Frame 1 (no input): blank canvas, image omitted
Frame 60 (no input): blank canvas, image omitted
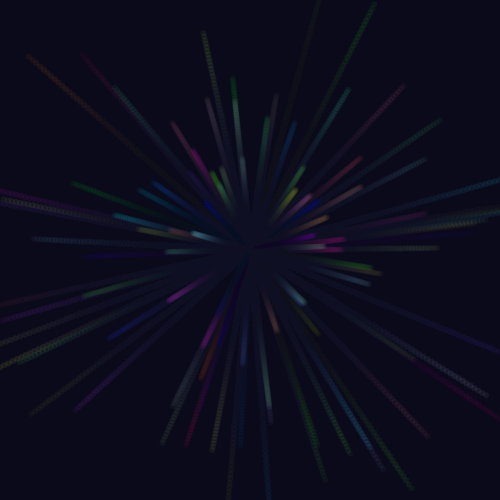
Frame 120 (the mouse pressed at the canvas centre since frame 60)

The p5.js sketch whose frames 1 and 60 were blank and that drew this single picture after the mouse press (run headless with seeded random() and noise() and a simulated clock; from frame 60 on, the mouse is pressed at the canvas centre):

// p5.js sketch
// ── sketch.js
let particles = [];
let gravity;

function setup() {
  createCanvas(500, 500);
  gravity = createVector(0, 0.05);
  background(10);
}

function draw() {
  background(10, 10, 30, 25);

  for (let i = particles.length - 1; i >= 0; i--) {
    let p = particles[i];
    p.update();
    p.show();

    if (p.finished()) {
      particles.splice(i, 1);
    }
  }
}

function mousePressed() {
  for (let i = 0; i < 100; i++) {
    particles.push(new Particle(mouseX, mouseY));
  }
}

class Particle {
  constructor(x, y) {
    this.pos = createVector(x, y);
    this.vel = p5.Vector.random2D();
    this.vel.mult(random(1, 5));
    this.acc = gravity.copy();
    this.lifespan = 255;
    this.color = color(random(255), random(255), random(255));
  }

  applyForce(force) {
    this.acc.add(force);
  }

  update() {
    this.vel.add(this.acc);
    this.pos.add(this.vel);
    this.acc.mult(0);
    this.lifespan -= 4;
  }

  finished() {
    return this.lifespan < 0;
  }

  show() {
    noStroke();
    fill(red(this.color), green(this.color), blue(this.color), this.lifespan);
    ellipse(this.pos.x, this.pos.y, 6);
  }
}
